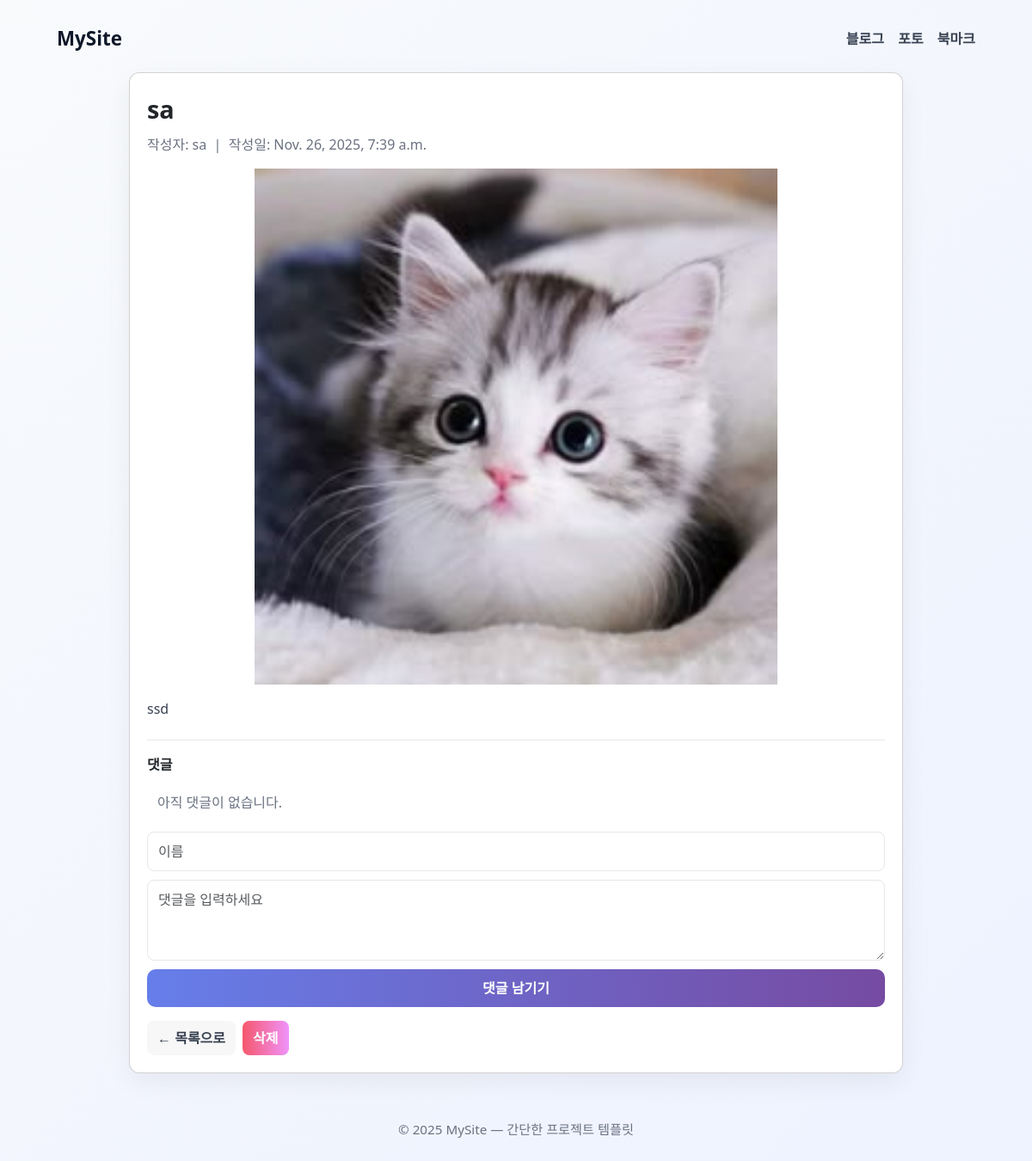
The page /photo/photo/2/ on the database its author committed.
### photo/models.py (models this page shows, shortened)
class Photo(models.Model):
    title = models.CharField(max_length=50)
    author = models.CharField(max_length=50)
    image = models.ImageField(upload_to='photos/%Y/%m/%d')
    description = models.TextField()
    created = models.DateTimeField(auto_now_add=True)

### photo/views.py (the view, shortened to what this page needs)
# urls.py: path('photo/<int:pk>/', PhotoDetailView.as_view(), name='photo_detail'),
class PhotoDetailView(DetailView):
    model = Photo
    template_name = 'photo/photo_detail.html'
    def get_context_data(self, **kwargs):
        context = super().get_context_data(**kwargs)
        context['comment_form'] = context.get('comment_form') or CommentForm()
        context['comments'] = self.object.comments.all()
        return context

### photo/forms.py
class CommentForm(forms.ModelForm):
    class Meta:
        model = Comment
        fields = ['name', 'text']
        widgets = {
            'name': forms.TextInput(attrs={'placeholder': '이름', 'class': 'form-control'}),
            'text': forms.Textarea(attrs={'placeholder': '댓글을 입력하세요', 'rows': 3, 'class': 'form-control'}),
        }

### photo/templates/photo/photo_detail.html (shortened to what this page needs)
{% extends 'base.html' %}
{% block content %}
<div class="photo-wrap">
    <div class="card">
        <div class="title">{{ object.title }}</div>
        <div class="meta">작성자: {{ object.author }} &nbsp;|&nbsp; 작성일: {{ object.created }}</div>
        {% if object.image %}
            <img src="{{ object.image.url }}" alt="{{ object.title }}" class="img-full">
        {% endif %}
        {% if object.description %}
            <div class="desc">{{ object.description }}</div>
        {% endif %}
        <div class="comment-section">
            <div class="comment-title">댓글</div>
            {% if comments %}
                {% for comment in comments %}
                    <div class="comment-item">
                        <div class="comment-meta">{{ comment.name }} · {{ comment.created }}</div>
                        <div class="comment-text">{{ comment.text }}</div>
                    </div>
                {% endfor %}
            {% else %}
                <div class="comment-item" style="background:transparent;color:#6b7280;">아직 댓글이 없습니다.</div>
            {% endif %}
            <form method="post" class="comment-form" style="margin-top:12px;">
                {{ comment_form.name }}
                {{ comment_form.text }}
                <button type="submit">댓글 남기기</button>
            </form>
        </div>
        <div class="actions">
            <a href="{% url 'photo_list' %}" class="btn btn-back">← 목록으로</a>
            <a href="{% url 'photo_delete' object.pk %}" class="btn btn-delete">삭제</a>
        </div>
    </div>
</div>
{% endblock %}

### templates/base.html (style rules this page uses)
:root { --bg:#f8fafc; --card:#ffffff; --muted:#6b7280; --accent1:#667eea; --accent2:#764ba2; }
* { box-sizing:border-box;margin:0;padding:0 }
body { font-family: 'Segoe UI', Tahoma, Geneva, Verdana, sans-serif;background:linear-gradient(135deg,var(--bg),#eef2ff);color:#0f172a;min-height:100vh }
.card { background:var(--card);border-radius:12px;padding:18px;box-shadow:0 8px 30px rgba(2,6,23,0.04) }

### photo/templates/photo/photo_detail.html (style rules this page uses)
.photo-wrap { max-width:900px; margin:0 auto }
.card { background:white; border-radius:12px; padding:20px; box-shadow:0 10px 30px rgba(2,6,23,0.06) }
.title { font-size:1.8rem; font-weight:800 }
.meta { color:#6b7280; margin-top:8px }
.img-full { width:100%; max-height:600px; object-fit:contain; border-radius:8px; margin-top:16px }
.desc { margin-top:14px; line-height:1.75; color:#374151 }
.actions { display:flex; gap:8px; margin-top:16px }
.btn { display:inline-block; text-decoration:none; font-weight:700; padding:8px 12px; border-radius:8px; border:none; cursor:pointer }
.btn-back { color:#374151; background:rgba(2,6,23,0.03) }
.btn-delete { background:linear-gradient(90deg,#f5576c 0%,#f093fb 100%); color:white }
.comment-section { margin-top:22px; padding-top:16px; border-top:1px solid #e5e7eb }
.comment-title { font-weight:800; margin-bottom:10px; }
.comment-item { padding:10px 12px; background:rgba(2,6,23,0.02); border-radius:8px; margin-bottom:10px; }
.comment-form .form-control { width:100%; margin-bottom:10px; border-radius:8px; border:1px solid #e5e7eb; padding:10px 12px; }
.comment-form button { background:linear-gradient(90deg,#667eea 0%,#764ba2 100%); color:white; border:none; padding:10px 14px; border-radius:10px; font-weight:700; cursor:pointer; width:100%; }

### rows shown on the page
Photo: title "sa", author "sa", created "Nov. 26, 2025, 7:39 a.m.", image (picture), description "ssd"

### other values the page prints
{{ year|default:2025 }} "2025"
